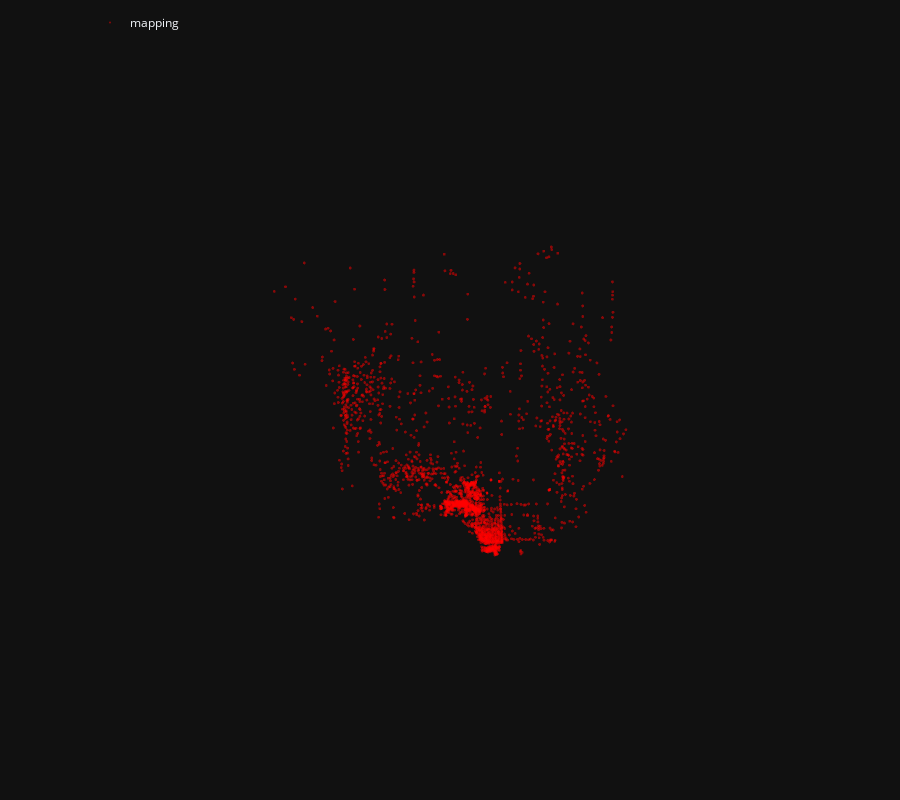

The notebook cell this image was saved under:
### Code cell
fig = viz_3d.init_figure()
viz_3d.plot_reconstruction(fig, model, color='rgba(255,0,0,0.5)', name="mapping")
fig.show()

### Figure 1 — Plotly figure (JSON) as saved in the notebook; plotly's stock layout.template omitted (floating-point values rounded to 4 significant figures; data arrays with more than 128 entries replaced by an {"elided": "..."} marker saying what was removed)
{"data": [{"legendgroup": "mapping", "marker": {"color": "rgba(255,0,0,0.5)", "line": {"width": 0}, "size": 1}, "mode": "markers", "name": "mapping", "type": "scatter3d", "x": {"elided": "2023 float values"}, "y": {"elided": "2023 float values"}, "z": {"elided": "2023 float values"}}, {"legendgroup": "mapping", "line": {"color": "rgba(255,0,0,0.5)"}, "marker": {"size": 0.0001}, "name": "1", "showlegend": false, "type": "scatter3d", "x": [-4.272, -4.125, -4.128, -4.275, -4.272], "y": [-0.4889, -0.4865, -0.2916, -0.294, -0.4889], "z": [-0.4465, -0.4449, -0.4567, -0.4583, -0.4465]}, {"color": "rgba(255,0,0,0.5)", "i": [0, 0, 0, 0], "j": [1, 2, 3, 4], "k": [2, 3, 4, 1], "legendgroup": "mapping", "name": "1", "showlegend": false, "type": "mesh3d", "x": [-4.198, -4.272, -4.125, -4.128, -4.275, -4.272], "y": [-0.399, -0.4889, -0.4865, -0.2916, -0.294, -0.4889], "z": [-0.5974, -0.4465, -0.4449, -0.4567, -0.4583, -0.4465]}, {"legendgroup": "mapping", "line": {"color": "rgba(255,0,0,0.5)", "width": 1}, "mode": "lines", "name": "1", "showlegend": false, "type": "scatter3d", "x": [-4.198, -4.272, -4.125, -4.198, -4.125, -4.128, -4.198, -4.128, -4.275, -4.198, -4.275, -4.272], "y": [-0.399, -0.4889, -0.4865, -0.399, -0.4865, -0.2916, -0.399, -0.2916, -0.294, -0.399, -0.294, -0.4889], "z": [-0.5974, -0.4465, -0.4449, -0.5974, -0.4449, -0.4567, -0.5974, -0.4567, -0.4583, -0.5974, -0.4583, -0.4465]}, {"legendgroup": "mapping", "line": {"color": "rgba(255,0,0,0.5)"}, "marker": {"size": 0.0001}, "name": "2", "showlegend": false, "type": "scatter3d", "x": [0.5977, 0.7442, 0.743, 0.5965, 0.5977], "y": [-0.5476, -0.5467, -0.3514, -0.3523, -0.5476], "z": [-0.07211, -0.06929, -0.06762, -0.07044, -0.07211]}, {"color": "rgba(255,0,0,0.5)", "i": [0, 0, 0, 0], "j": [1, 2, 3, 4], "k": [2, 3, 4, 1], "legendgroup": "mapping", "name": "2", "showlegend": false, "type": "mesh3d", "x": [0.6732, 0.5977, 0.7442, 0.743, 0.5965, 0.5977], "y": [-0.4482, -0.5476, -0.5467, -0.3514, -0.3523, -0.5476], "z": [-0.2158, -0.07211, -0.06929, -0.06762, -0.07044, -0.07211]}, {"legendgroup": "mapping", "line": {"color": "rgba(255,0,0,0.5)", "width": 1}, "mode": "lines", "name": "2", "showlegend": false, "type": "scatter3d", "x": [0.6732, 0.5977, 0.7442, 0.6732, 0.7442, 0.743, 0.6732, 0.743, 0.5965, 0.6732, 0.5965, 0.5977], "y": [-0.4482, -0.5476, -0.5467, -0.4482, -0.5467, -0.3514, -0.4482, -0.3514, -0.3523, -0.4482, -0.3523, -0.5476], "z": [-0.2158, -0.07211, -0.06929, -0.2158, -0.06929, -0.06762, -0.2158, -0.06762, -0.07044, -0.2158, -0.07044, -0.07211]}, {"legendgroup": "mapping", "line": {"color": "rgba(255,0,0,0.5)"}, "marker": {"size": 0.0001}, "name": "3", "showlegend": false, "type": "scatter3d", "x": [5.193, 5.339, 5.346, 5.2, 5.193], "y": [0.1886, 0.1822, 0.3764, 0.3829, 0.1886], "z": [-1.669, -1.658, -1.639, -1.65, -1.669]}, {"color": "rgba(255,0,0,0.5)", "i": [0, 0, 0, 0], "j": [1, 2, 3, 4], "k": [2, 3, 4, 1], "legendgroup": "mapping", "name": "3", "showlegend": false, "type": "mesh3d", "x": [5.282, 5.193, 5.339, 5.346, 5.2, 5.193], "y": [0.2976, 0.1886, 0.1822, 0.3764, 0.3829, 0.1886], "z": [-1.811, -1.669, -1.658, -1.639, -1.65, -1.669]}, {"legendgroup": "mapping", "line": {"color": "rgba(255,0,0,0.5)", "width": 1}, "mode": "lines", "name": "3", "showlegend": false, "type": "scatter3d", "x": [5.282, 5.193, 5.339, 5.282, 5.339, 5.346, 5.282, 5.346, 5.2, 5.282, 5.2, 5.193], "y": [0.2976, 0.1886, 0.1822, 0.2976, 0.1822, 0.3764, 0.2976, 0.3764, 0.3829, 0.2976, 0.3829, 0.1886], "z": [-1.811, -1.669, -1.658, -1.811, -1.658, -1.639, -1.811, -1.639, -1.65, -1.811, -1.65, -1.669]}, {"legendgroup": "mapping", "line": {"color": "rgba(255,0,0,0.5)"}, "marker": {"size": 0.0001}, "name": "4", "showlegend": false, "type": "scatter3d", "x": [-0.5393, -0.3946, -0.3715, -0.5162, -0.5393], "y": [0.6214, 0.6102, 0.7929, 0.8041, 0.6214], "z": [1.242, 1.262, 1.197, 1.177, 1.242]}, {"color": "rgba(255,0,0,0.5)", "i": [0, 0, 0, 0], "j": [1, 2, 3, 4], "k": [2, 3, 4, 1], "legendgroup": "mapping", "name": "4", "showlegend": false, "type": "mesh3d", "x": [-0.4407, -0.5393, -0.3946, -0.3715, -0.5162, -0.5393], "y": [0.6571, 0.6214, 0.6102, 0.7929, 0.8041, 0.6214], "z": [1.085, 1.242, 1.262, 1.197, 1.177, 1.242]}, {"legendgroup": "mapping", "line": {"color": "rgba(255,0,0,0.5)", "width": 1}, "mode": "lines", "name": "4", "showlegend": false, "type": "scatter3d", "x": [-0.4407, -0.5393, -0.3946, -0.4407, -0.3946, -0.3715, -0.4407, -0.3715, -0.5162, -0.4407, -0.5162, -0.5393], "y": [0.6571, 0.6214, 0.6102, 0.6571, 0.6102, 0.7929, 0.6571, 0.7929, 0.8041, 0.6571, 0.8041, 0.6214], "z": [1.085, 1.242, 1.262, 1.085, 1.262, 1.197, 1.085, 1.197, 1.177, 1.085, 1.177, 1.242]}, {"legendgroup": "mapping", "line": {"color": "rgba(255,0,0,0.5)"}, "marker": {"size": 0.0001}, "name": "5", "showlegend": false, "type": "scatter3d", "x": [1.391, 1.533, 1.509, 1.368, 1.391], "y": [0.4201, 0.4257, 0.6093, 0.6037, 0.4201], "z": [1.328, 1.291, 1.228, 1.265, 1.328]}, {"color": "rgba(255,0,0,0.5)", "i": [0, 0, 0, 0], "j": [1, 2, 3, 4], "k": [2, 3, 4, 1], "legendgroup": "mapping", "name": "5", "showlegend": false, "type": "mesh3d", "x": [1.417, 1.391, 1.533, 1.509, 1.368, 1.391], "y": [0.4653, 0.4201, 0.4257, 0.6093, 0.6037, 0.4201], "z": [1.145, 1.328, 1.291, 1.228, 1.265, 1.328]}, {"legendgroup": "mapping", "line": {"color": "rgba(255,0,0,0.5)", "width": 1}, "mode": "lines", "name": "5", "showlegend": false, "type": "scatter3d", "x": [1.417, 1.391, 1.533, 1.417, 1.533, 1.509, 1.417, 1.509, 1.368, 1.417, 1.368, 1.391], "y": [0.4653, 0.4201, 0.4257, 0.4653, 0.4257, 0.6093, 0.4653, 0.6093, 0.6037, 0.4653, 0.6037, 0.4201], "z": [1.145, 1.328, 1.291, 1.145, 1.291, 1.228, 1.145, 1.228, 1.265, 1.145, 1.265, 1.328]}, {"legendgroup": "mapping", "line": {"color": "rgba(255,0,0,0.5)"}, "marker": {"size": 0.0001}, "name": "6", "showlegend": false, "type": "scatter3d", "x": [5.283, 5.429, 5.433, 5.287, 5.283], "y": [0.3488, 0.3413, 0.5159, 0.5234, 0.3488], "z": [2.496, 2.487, 2.4, 2.408, 2.496]}, {"color": "rgba(255,0,0,0.5)", "i": [0, 0, 0, 0], "j": [1, 2, 3, 4], "k": [2, 3, 4, 1], "legendgroup": "mapping", "name": "6", "showlegend": false, "type": "mesh3d", "x": [5.347, 5.283, 5.429, 5.433, 5.287, 5.283], "y": [0.3683, 0.3488, 0.3413, 0.5159, 0.5234, 0.3488], "z": [2.319, 2.496, 2.487, 2.4, 2.408, 2.496]}, {"legendgroup": "mapping", "line": {"color": "rgba(255,0,0,0.5)", "width": 1}, "mode": "lines", "name": "6", "showlegend": false, "type": "scatter3d", "x": [5.347, 5.283, 5.429, 5.347, 5.429, 5.433, 5.347, 5.433, 5.287, 5.347, 5.287, 5.283], "y": [0.3683, 0.3488, 0.3413, 0.3683, 0.3413, 0.5159, 0.3683, 0.5159, 0.5234, 0.3683, 0.5234, 0.3488], "z": [2.319, 2.496, 2.487, 2.319, 2.487, 2.4, 2.319, 2.4, 2.408, 2.319, 2.408, 2.496]}, {"legendgroup": "mapping", "line": {"color": "rgba(255,0,0,0.5)"}, "marker": {"size": 0.0001}, "name": "7", "showlegend": false, "type": "scatter3d", "x": [-1.402, -1.275, -1.207, -1.334, -1.402], "y": [0.623, 0.5993, 0.7701, 0.7937, 0.623], "z": [0.2621, 0.331, 0.2646, 0.1958, 0.2621]}, {"color": "rgba(255,0,0,0.5)", "i": [0, 0, 0, 0], "j": [1, 2, 3, 4], "k": [2, 3, 4, 1], "legendgroup": "mapping", "name": "7", "showlegend": false, "type": "mesh3d", "x": [-1.254, -1.402, -1.275, -1.207, -1.334, -1.402], "y": [0.6314, 0.623, 0.5993, 0.7701, 0.7937, 0.623], "z": [0.1475, 0.2621, 0.331, 0.2646, 0.1958, 0.2621]}, {"legendgroup": "mapping", "line": {"color": "rgba(255,0,0,0.5)", "width": 1}, "mode": "lines", "name": "7", "showlegend": false, "type": "scatter3d", "x": [-1.254, -1.402, -1.275, -1.254, -1.275, -1.207, -1.254, -1.207, -1.334, -1.254, -1.334, -1.402], "y": [0.6314, 0.623, 0.5993, 0.6314, 0.5993, 0.7701, 0.6314, 0.7701, 0.7937, 0.6314, 0.7937, 0.623], "z": [0.1475, 0.2621, 0.331, 0.1475, 0.331, 0.2646, 0.1475, 0.2646, 0.1958, 0.1475, 0.1958, 0.2621]}, {"legendgroup": "mapping", "line": {"color": "rgba(255,0,0,0.5)"}, "marker": {"size": 0.0001}, "name": "8", "showlegend": false, "type": "scatter3d", "x": [-1.572, -1.456, -1.421, -1.536, -1.572], "y": [-0.4429, -0.4674, -0.2755, -0.251, -0.4429], "z": [-0.2054, -0.1188, -0.1119, -0.1985, -0.2054]}, {"color": "rgba(255,0,0,0.5)", "i": [0, 0, 0, 0], "j": [1, 2, 3, 4], "k": [2, 3, 4, 1], "legendgroup": "mapping", "name": "8", "showlegend": false, "type": "mesh3d", "x": [-1.41, -1.572, -1.456, -1.421, -1.536, -1.572], "y": [-0.3709, -0.4429, -0.4674, -0.2755, -0.251, -0.4429], "z": [-0.2764, -0.2054, -0.1188, -0.1119, -0.1985, -0.2054]}, {"legendgroup": "mapping", "line": {"color": "rgba(255,0,0,0.5)", "width": 1}, "mode": "lines", "name": "8", "showlegend": false, "type": "scatter3d", "x": [-1.41, -1.572, -1.456, -1.41, -1.456, -1.421, -1.41, -1.421, -1.536, -1.41, -1.536, -1.572], "y": [-0.3709, -0.4429, -0.4674, -0.3709, -0.4674, -0.2755, -0.3709, -0.2755, -0.251, -0.3709, -0.251, -0.4429], "z": [-0.2764, -0.2054, -0.1188, -0.2764, -0.1188, -0.1119, -0.2764, -0.1119, -0.1985, -0.2764, -0.1985, -0.2054]}, {"legendgroup": "mapping", "line": {"color": "rgba(255,0,0,0.5)"}, "marker": {"size": 0.0001}, "name": "9", "showlegend": false, "type": "scatter3d", "x": [-0.1658, -0.02099, -0.01729, -0.1621, -0.1658], "y": [-0.6436, -0.6469, -0.4517, -0.4484, -0.6436], "z": [0.6544, 0.6765, 0.6813, 0.6592, 0.6544]}, {"color": "rgba(255,0,0,0.5)", "i": [0, 0, 0, 0], "j": [1, 2, 3, 4], "k": [2, 3, 4, 1], "legendgroup": "mapping", "name": "9", "showlegend": false, "type": "mesh3d", "x": [-0.06948, -0.1658, -0.02099, -0.01729, -0.1621, -0.1658], "y": [-0.5445, -0.6436, -0.6469, -0.4517, -0.4484, -0.6436], "z": [0.5237, 0.6544, 0.6765, 0.6813, 0.6592, 0.6544]}, {"legendgroup": "mapping", "line": {"color": "rgba(255,0,0,0.5)", "width": 1}, "mode": "lines", "name": "9", "showlegend": false, "type": "scatter3d", "x": [-0.06948, -0.1658, -0.02099, -0.06948, -0.02099, -0.01729, -0.06948, -0.01729, -0.1621, -0.06948, -0.1621, -0.1658], "y": [-0.5445, -0.6436, -0.6469, -0.5445, -0.6469, -0.4517, -0.5445, -0.4517, -0.4484, -0.5445, -0.4484, -0.6436], "z": [0.5237, 0.6544, 0.6765, 0.5237, 0.6765, 0.6813, 0.5237, 0.6813, 0.6592, 0.5237, 0.6592, 0.6544]}], "layout": {"height": 800, "legend": {"orientation": "h", "x": 0.1, "xanchor": "left", "y": 0.99, "yanchor": "top"}, "margin": {"b": 0, "l": 0, "pad": 0, "r": 0, "t": 0}, "scene": {"aspectmode": "data", "camera": {"eye": {"x": 0, "y": -0.1, "z": -2}, "projection": {"type": "orthographic"}, "up": {"x": 0, "y": -1, "z": 0}}, "dragmode": "orbit", "xaxis": {"autorange": true, "showbackground": false, "showgrid": false, "showline": false, "showticklabels": true, "visible": false}, "yaxis": {"autorange": true, "showbackground": false, "showgrid": false, "showline": false, "showticklabels": true, "visible": false}, "zaxis": {"autorange": true, "showbackground": false, "showgrid": false, "showline": false, "showticklabels": true, "visible": false}}}}
